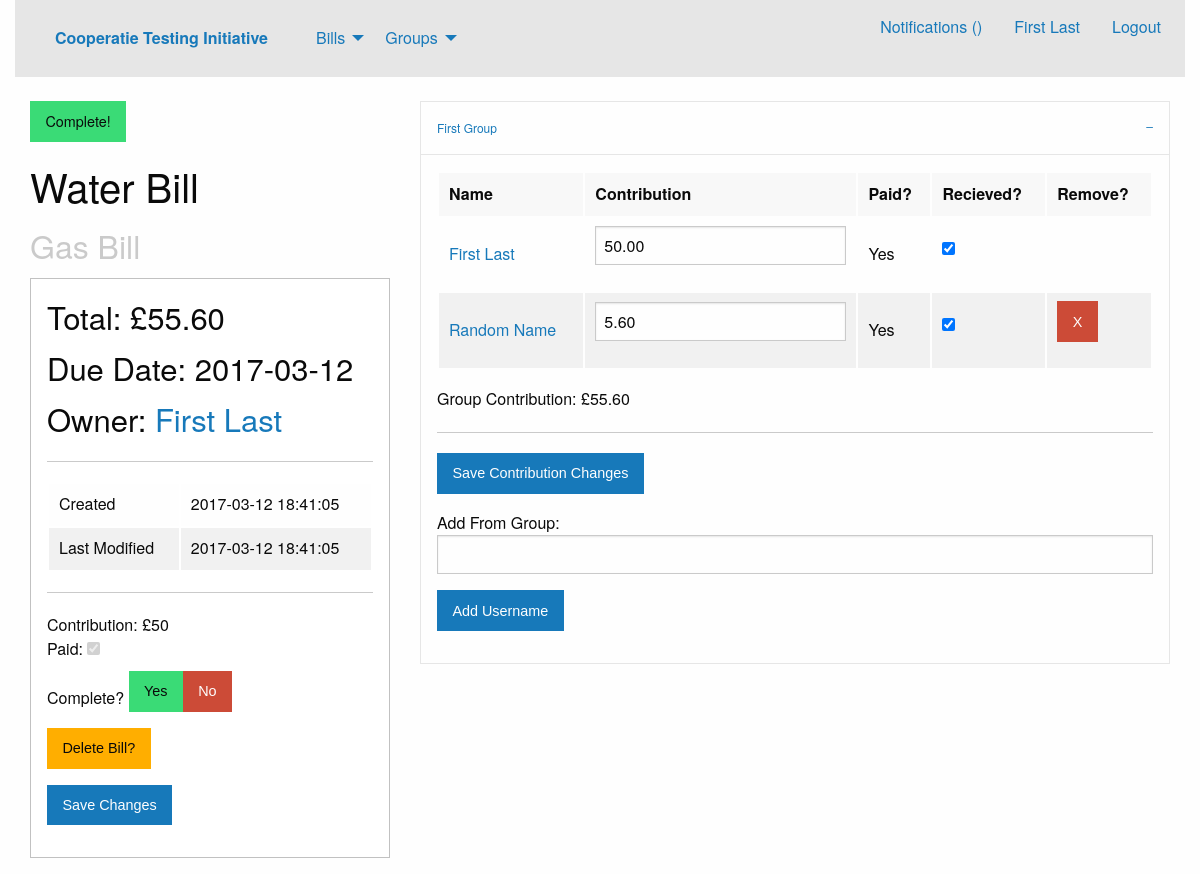
The page /viewBill.php?bid=1 (signed in) on the database as committed earlier.
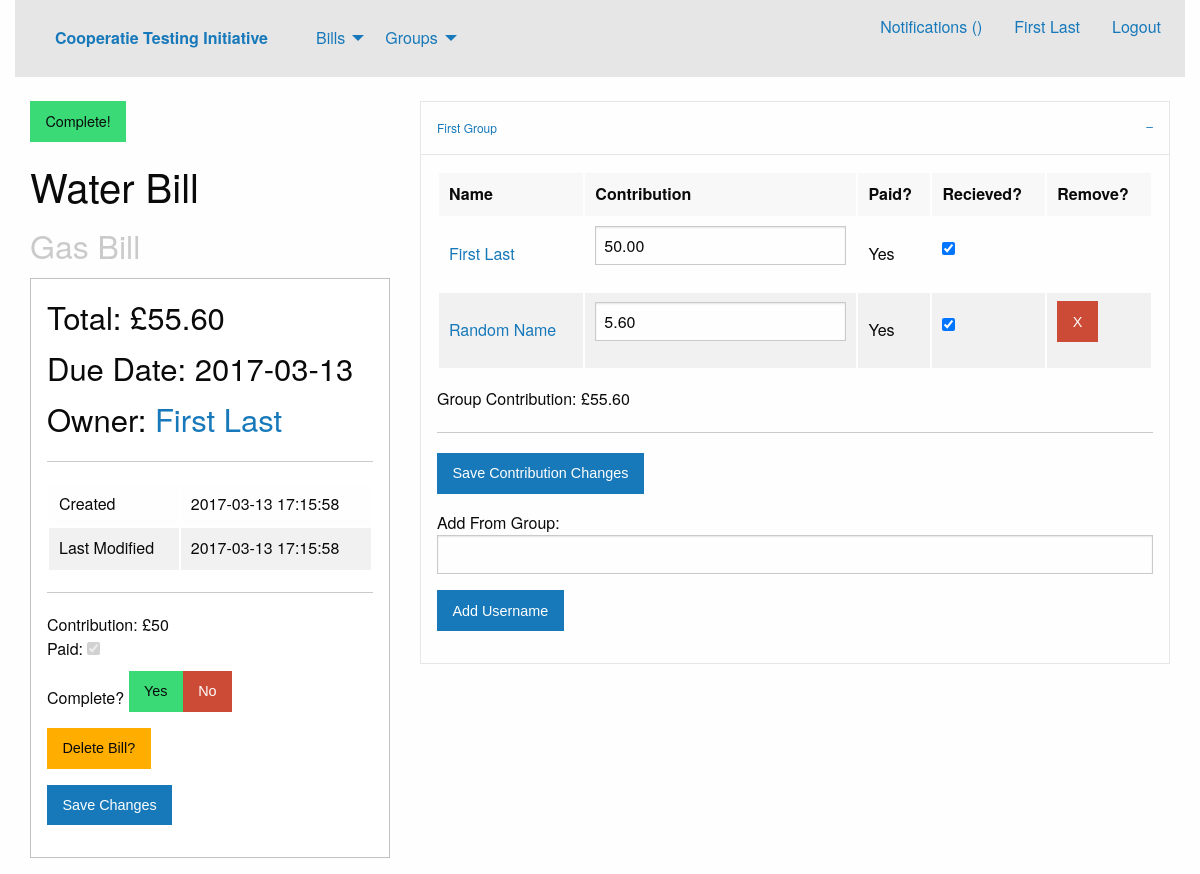
The same page on the database as committed later.
### tables this page shows
CREATE TABLE bills
(
	billID INTEGER NOT NULL UNIQUE PRIMARY KEY AUTOINCREMENT,
	name VARCHAR(50) NOT NULL,
	total DOUBLE NOT NULL,
	typeID INTEGER NOT NULL DEFAULT 1,
	createTS TIMESTAMP DEFAULT CURRENT_TIMESTAMP,
	editTS TIMESTAMP DEFAULT CURRENT_TIMESTAMP,
	dueTS TIMESTAMP NOT NULL DEFAULT CURRENT_DATE,
	complete BOOLEAN NOT NULL DEFAULT FALSE,
	FOREIGN KEY(typeID) REFERENCES billTypes(typeID)
);

CREATE TABLE billTypes
(
	typeID INTEGER NOT NULL UNIQUE PRIMARY KEY AUTOINCREMENT,
	typename VARCHAR(30) NOT NULL,
	icon VARCHAR(50)
);

CREATE TABLE billContributors
(
	billID INTEGER NOT NULL,
	userID INTEGER NOT NULL,
	groupID INTEGER DEFAULT 0,
	owner BOOLEAN NOT NULL DEFAULT FALSE,
	ammount DOUBLE NOT NULL DEFAULT 0,
	paid BOOLEAN NOT NULL DEFAULT FALSE,
	recieved BOOLEAN NOT NULL DEFAULT FALSE,
	PRIMARY KEY(billID, userID),
	FOREIGN KEY(billID) REFERENCES bills(billID),
	FOREIGN KEY(userID) REFERENCES users(userID),
	FOREIGN KEY(groupID) REFERENCES groups(groupID)
);

### database.php (called while the page is built, shortened)
<?php
class Database {
	private $database;
	function __construct() {
		$this->database = $this->getConnection();
	}
	function prepare($query) {
		return $this->database->prepare($query);
	}
	private function getConnection() {
		$conn = new SQLite3('bill.db');
		return $conn;
	}
}
?>

### viewBill.php (the view, shortened to what the changed rows need)
<?php session_start();
$uid = $_SESSION["uid"];
?>
<?php require "header.php"?>
<?php
	$bid = $_GET["bid"];
	$db = new Database();
	$editBill = false;
	$stmt = $db->prepare("SELECT owner FROM billContributors
		WHERE userID = :uid AND billID = :bid");
	$stmt->bindValue(":bid", $bid, SQLITE3_INTEGER);
	$stmt->bindValue(":uid", $uid, SQLITE3_INTEGER);
	$result = $stmt->execute();
	$check = $result->fetchArray();
	if(!empty($check)) {
		if ($check["owner"] != 0) $editBill = true;
	}
	$stmt = $db->prepare("SELECT * FROM bills
		INNER JOIN billTypes ON bills.typeID = billTypes.typeID
		INNER JOIN billContributors ON billContributors.billID = bills.billID
		WHERE bills.billID = :bid AND billContributors.userID = :uid");
	$stmt->bindValue(":bid", $bid, SQLITE3_INTEGER);
	$stmt->bindValue(":uid", $uid, SQLITE3_INTEGER);
	$result = $stmt->execute();
	$billData = $result->fetchArray();
	if ($billData["complete"] != 0)
		$complete = '<span class="button success">Complete!</span> ';
	else
		$complete = '<span class="button alert">Incomplete</span> ';
	$stmt = $db->prepare("SELECT users.userID, users.realname FROM users
		INNER JOIN billContributors ON billContributors.userID = users.userID
		WHERE billContributors.billID = :bid AND billContributors.owner = 1");
	$stmt->bindValue(":bid", $bid, SQLITE3_INTEGER);
	$result = $stmt->execute();
	$ownerData = $result->fetchArray();
	echo '
	<div class="column large-4">
		'.$complete.'<h2>'.$billData["name"].'<br /><small>'.$billData["typename"].'</small></h2>
		<div class="callout">
			<h3>Total: £'.number_format($billData["total"], 2).'</h3>
			<h3>Due Date: '.$billData["dueTS"].'</h3>
			<h3>Owner: <a href="profile.php?uid='.$ownerData["userID"].'">'.$ownerData["realname"].'</a></h3>
			<hr />
			<table><tr><td>Created</td><td>'.$billData["createTS"].'</td></tr>
			<tr><td>Last Modified</td><td>'.$billData["editTS"].'</td></tr></table>
			<hr />
			<div id="controlPanel">
				<input type="hidden" id="curBill" value="'.$bid.'" />
				<input type="hidden" id="editBill" value="'.$editBill.'" />
				Contribution: £<span id="selfCon">'.$billData["ammount"].'</span><br />
				Paid: <input type="checkbox" name="selfPaid" ';
	if ($billData["paid"] != 0) echo 'checked ';
	if ($billData["recieved"] != 0) echo 'disabled ';
	echo '/><br />';
	if (!$editBill) echo '
				<button id="selfRemove" class="button alert">Remove Self</button><br />';
	else echo '
				Complete? <button id="completeYes" class="button success">Yes</button><button id="completeNo" class="button alert">No</button><br />
				<button id="dbill" class="button warning">Delete Bill?</button>
				<button id="dbyes" class="button alert dbbs" style="display:none">Delete Bill!</button>
				<button id="dbno" class="button dbbs" style="display:none">Never Mind</button><br />';
	echo'
				<button class="button">Save Changes</button>
			</div>
		</div>
	</div>';
	$stmt = $db->prepare("SELECT * FROM billContributors
	INNER JOIN users ON billContributors.userID = users.userID
	LEFT JOIN groups ON billContributors.groupID = groups.groupID
	WHERE billContributors.billID = :bid ORDER BY billContributors.groupID");
	$stmt->bindValue(":bid", $bid, SQLITE3_INTEGER);
	$result = $stmt->execute();
	$lgid = -1;
	echo '
	<div id="groupCollate" class="column large-8">
		<ul class="accordion" data-accordion data-multi-expand="true" data-allow-all-closed="true">';
	while ($user = $result->fetchArray()) {
		if ($lgid != $user["groupID"]) {
			echo '
			<li class="accordion-item is-active" data-accordion-item>
				<a href="#" class="accordion-title">'.$user["name"].'</a>
				<div class="accordion-content" data-tab-content>
					<table>
					<thead>
						<tr>
						<td>Name</td>
						<td>Contribution</td>
						<td>Paid?</td>
						<td>Recieved?</td>';
			if ($editBill) echo '
						<td>Remove?</td>';
			echo '
						</tr>
					</thead>
					<tbody>';
			$lgid = $user["groupID"];
		}
	}
	echo '
					</tbody>
					</table>
					Group Contribution: £<span class="groupContributionTally" id="gc-'.$lgid.'">0</span>';
	if ($editBill) {
		echo '
					<hr />
					<button class="saveConChanges button">Save Contribution Changes</button><br />
					<span class="saveConChangeMsg"></span>';
	}
	echo '
				</div>
			</li>
		</ul>
	</div>';
?>
<?php require_once "footer.php"?>

Rows that differ between the two databases and show on the page:
changed bills "Water Bill": dueTS "2017-03-12" → "2017-03-13"; createTS "2017-03-12 18:41:05" → "2017-03-13 17:15:58"; editTS "2017-03-12 18:41:05" → "2017-03-13 17:15:58"
